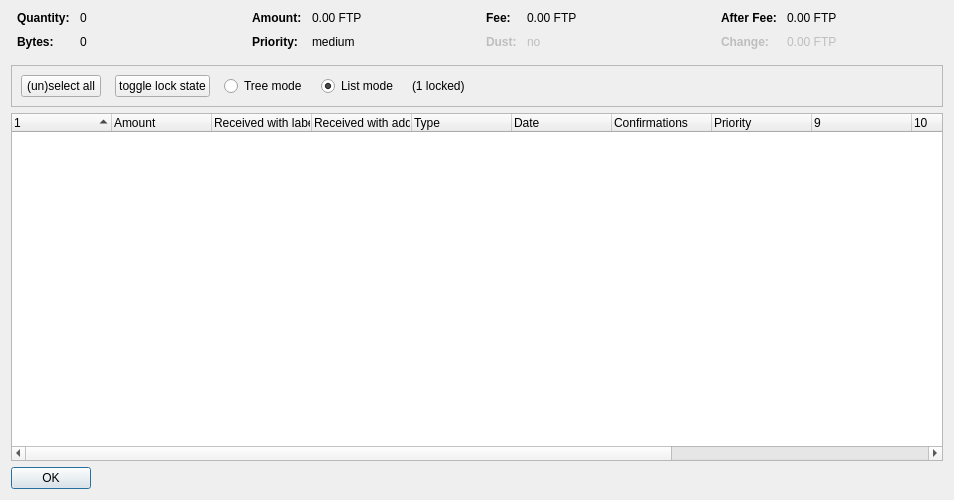
<?xml version="1.0" encoding="UTF-8"?>
<ui version="4.0">
 <class>CoinControlDialog</class>
 <widget class="QDialog" name="CoinControlDialog">
  <property name="geometry">
   <rect>
    <x>0</x>
    <y>0</y>
    <width>954</width>
    <height>500</height>
   </rect>
  </property>
  <property name="windowTitle">
   <string>Coin Selection</string>
  </property>
  <layout class="QVBoxLayout" name="verticalLayout">
   <item>
    <layout class="QHBoxLayout" name="horizontalLayoutTop" stretch="0,0,0,0">
     <property name="topMargin">
      <number>0</number>
     </property>
     <property name="bottomMargin">
      <number>10</number>
     </property>
     <item>
      <layout class="QFormLayout" name="formLayoutCoinControl1">
       <property name="horizontalSpacing">
        <number>10</number>
       </property>
       <property name="verticalSpacing">
        <number>10</number>
       </property>
       <property name="leftMargin">
        <number>6</number>
       </property>
       <property name="rightMargin">
        <number>6</number>
       </property>
       <item row="0" column="0">
        <widget class="QLabel" name="labelCoinControlQuantityText">
         <property name="font">
          <font>
           <weight>75</weight>
           <bold>true</bold>
          </font>
         </property>
         <property name="text">
          <string>Quantity:</string>
         </property>
        </widget>
       </item>
       <item row="0" column="1">
        <widget class="QLabel" name="labelCoinControlQuantity">
         <property name="cursor">
          <cursorShape>IBeamCursor</cursorShape>
         </property>
         <property name="contextMenuPolicy">
          <enum>Qt::ActionsContextMenu</enum>
         </property>
         <property name="text">
          <string notr="true">0</string>
         </property>
         <property name="textInteractionFlags">
          <set>Qt::LinksAccessibleByMouse|Qt::TextSelectableByKeyboard|Qt::TextSelectableByMouse</set>
         </property>
        </widget>
       </item>
       <item row="1" column="0">
        <widget class="QLabel" name="labelCoinControlBytesText">
         <property name="font">
          <font>
           <weight>75</weight>
           <bold>true</bold>
          </font>
         </property>
         <property name="text">
          <string>Bytes:</string>
         </property>
        </widget>
       </item>
       <item row="1" column="1">
        <widget class="QLabel" name="labelCoinControlBytes">
         <property name="cursor">
          <cursorShape>IBeamCursor</cursorShape>
         </property>
         <property name="contextMenuPolicy">
          <enum>Qt::ActionsContextMenu</enum>
         </property>
         <property name="text">
          <string notr="true">0</string>
         </property>
         <property name="textInteractionFlags">
          <set>Qt::LinksAccessibleByMouse|Qt::TextSelectableByKeyboard|Qt::TextSelectableByMouse</set>
         </property>
        </widget>
       </item>
      </layout>
     </item>
     <item>
      <layout class="QFormLayout" name="formLayoutCoinControl2">
       <property name="horizontalSpacing">
        <number>10</number>
       </property>
       <property name="verticalSpacing">
        <number>10</number>
       </property>
       <property name="leftMargin">
        <number>6</number>
       </property>
       <property name="rightMargin">
        <number>6</number>
       </property>
       <item row="0" column="0">
        <widget class="QLabel" name="labelCoinControlAmountText">
         <property name="font">
          <font>
           <weight>75</weight>
           <bold>true</bold>
          </font>
         </property>
         <property name="text">
          <string>Amount:</string>
         </property>
        </widget>
       </item>
       <item row="0" column="1">
        <widget class="QLabel" name="labelCoinControlAmount">
         <property name="cursor">
          <cursorShape>IBeamCursor</cursorShape>
         </property>
         <property name="contextMenuPolicy">
          <enum>Qt::ActionsContextMenu</enum>
         </property>
         <property name="text">
          <string notr="true">0.00 FTP</string>
         </property>
         <property name="textInteractionFlags">
          <set>Qt::LinksAccessibleByMouse|Qt::TextSelectableByKeyboard|Qt::TextSelectableByMouse</set>
         </property>
        </widget>
       </item>
       <item row="1" column="0">
        <widget class="QLabel" name="labelCoinControlPriorityText">
         <property name="font">
          <font>
           <weight>75</weight>
           <bold>true</bold>
          </font>
         </property>
         <property name="text">
          <string>Priority:</string>
         </property>
        </widget>
       </item>
       <item row="1" column="1">
        <widget class="QLabel" name="labelCoinControlPriority">
         <property name="cursor">
          <cursorShape>IBeamCursor</cursorShape>
         </property>
         <property name="contextMenuPolicy">
          <enum>Qt::ActionsContextMenu</enum>
         </property>
         <property name="text">
          <string>medium</string>
         </property>
         <property name="textInteractionFlags">
          <set>Qt::LinksAccessibleByMouse|Qt::TextSelectableByKeyboard|Qt::TextSelectableByMouse</set>
         </property>
        </widget>
       </item>
      </layout>
     </item>
     <item>
      <layout class="QFormLayout" name="formLayoutCoinControl3">
       <property name="horizontalSpacing">
        <number>10</number>
       </property>
       <property name="verticalSpacing">
        <number>10</number>
       </property>
       <property name="leftMargin">
        <number>6</number>
       </property>
       <property name="rightMargin">
        <number>6</number>
       </property>
       <item row="0" column="0">
        <widget class="QLabel" name="labelCoinControlFeeText">
         <property name="font">
          <font>
           <weight>75</weight>
           <bold>true</bold>
          </font>
         </property>
         <property name="text">
          <string>Fee:</string>
         </property>
        </widget>
       </item>
       <item row="0" column="1">
        <widget class="QLabel" name="labelCoinControlFee">
         <property name="cursor">
          <cursorShape>IBeamCursor</cursorShape>
         </property>
         <property name="contextMenuPolicy">
          <enum>Qt::ActionsContextMenu</enum>
         </property>
         <property name="text">
          <string notr="true">0.00 FTP</string>
         </property>
         <property name="textInteractionFlags">
          <set>Qt::LinksAccessibleByMouse|Qt::TextSelectableByKeyboard|Qt::TextSelectableByMouse</set>
         </property>
        </widget>
       </item>
       <item row="1" column="0">
        <widget class="QLabel" name="labelCoinControlLowOutputText">
         <property name="enabled">
          <bool>false</bool>
         </property>
         <property name="font">
          <font>
           <weight>75</weight>
           <bold>true</bold>
          </font>
         </property>
         <property name="text">
          <string>Dust:</string>
         </property>
        </widget>
       </item>
       <item row="1" column="1">
        <widget class="QLabel" name="labelCoinControlLowOutput">
         <property name="enabled">
          <bool>false</bool>
         </property>
         <property name="cursor">
          <cursorShape>IBeamCursor</cursorShape>
         </property>
         <property name="contextMenuPolicy">
          <enum>Qt::ActionsContextMenu</enum>
         </property>
         <property name="text">
          <string>no</string>
         </property>
         <property name="textInteractionFlags">
          <set>Qt::LinksAccessibleByMouse|Qt::TextSelectableByKeyboard|Qt::TextSelectableByMouse</set>
         </property>
        </widget>
       </item>
      </layout>
     </item>
     <item>
      <layout class="QFormLayout" name="formLayoutCoinControl4">
       <property name="horizontalSpacing">
        <number>10</number>
       </property>
       <property name="verticalSpacing">
        <number>10</number>
       </property>
       <property name="leftMargin">
        <number>6</number>
       </property>
       <property name="rightMargin">
        <number>6</number>
       </property>
       <item row="0" column="0">
        <widget class="QLabel" name="labelCoinControlAfterFeeText">
         <property name="font">
          <font>
           <weight>75</weight>
           <bold>true</bold>
          </font>
         </property>
         <property name="text">
          <string>After Fee:</string>
         </property>
        </widget>
       </item>
       <item row="0" column="1">
        <widget class="QLabel" name="labelCoinControlAfterFee">
         <property name="cursor">
          <cursorShape>IBeamCursor</cursorShape>
         </property>
         <property name="contextMenuPolicy">
          <enum>Qt::ActionsContextMenu</enum>
         </property>
         <property name="text">
          <string notr="true">0.00 FTP</string>
         </property>
         <property name="textInteractionFlags">
          <set>Qt::LinksAccessibleByMouse|Qt::TextSelectableByKeyboard|Qt::TextSelectableByMouse</set>
         </property>
        </widget>
       </item>
       <item row="1" column="0">
        <widget class="QLabel" name="labelCoinControlChangeText">
         <property name="enabled">
          <bool>false</bool>
         </property>
         <property name="font">
          <font>
           <weight>75</weight>
           <bold>true</bold>
          </font>
         </property>
         <property name="text">
          <string>Change:</string>
         </property>
        </widget>
       </item>
       <item row="1" column="1">
        <widget class="QLabel" name="labelCoinControlChange">
         <property name="enabled">
          <bool>false</bool>
         </property>
         <property name="cursor">
          <cursorShape>IBeamCursor</cursorShape>
         </property>
         <property name="contextMenuPolicy">
          <enum>Qt::ActionsContextMenu</enum>
         </property>
         <property name="text">
          <string notr="true">0.00 FTP</string>
         </property>
         <property name="textInteractionFlags">
          <set>Qt::LinksAccessibleByMouse|Qt::TextSelectableByKeyboard|Qt::TextSelectableByMouse</set>
         </property>
        </widget>
       </item>
      </layout>
     </item>
    </layout>
   </item>
   <item>
    <widget class="QFrame" name="frame">
     <property name="minimumSize">
      <size>
       <width>0</width>
       <height>40</height>
      </size>
     </property>
     <property name="frameShape">
      <enum>QFrame::StyledPanel</enum>
     </property>
     <property name="frameShadow">
      <enum>QFrame::Sunken</enum>
     </property>
     <layout class="QHBoxLayout" name="horizontalLayout">
      <item>
       <layout class="QHBoxLayout" name="horizontalLayoutPanel" stretch="0,0,0,0,0,0">
        <property name="spacing">
         <number>14</number>
        </property>
        <item>
         <widget class="QPushButton" name="pushButtonSelectAll">
          <property name="sizePolicy">
           <sizepolicy hsizetype="Maximum" vsizetype="Fixed">
            <horstretch>0</horstretch>
            <verstretch>0</verstretch>
           </sizepolicy>
          </property>
          <property name="text">
           <string>(un)select all</string>
          </property>
          <property name="autoDefault">
           <bool>false</bool>
          </property>
         </widget>
        </item>
        <item>
         <widget class="QPushButton" name="pushButtonToggleLock">
          <property name="sizePolicy">
           <sizepolicy hsizetype="Maximum" vsizetype="Fixed">
            <horstretch>0</horstretch>
            <verstretch>0</verstretch>
           </sizepolicy>
          </property>
          <property name="text">
           <string>toggle lock state</string>
          </property>
          <property name="autoDefault">
           <bool>false</bool>
          </property>
         </widget>
        </item>
        <item>
         <widget class="QRadioButton" name="radioTreeMode">
          <property name="sizePolicy">
           <sizepolicy hsizetype="Maximum" vsizetype="Fixed">
            <horstretch>0</horstretch>
            <verstretch>0</verstretch>
           </sizepolicy>
          </property>
          <property name="text">
           <string>Tree mode</string>
          </property>
         </widget>
        </item>
        <item>
         <widget class="QRadioButton" name="radioListMode">
          <property name="sizePolicy">
           <sizepolicy hsizetype="Maximum" vsizetype="Fixed">
            <horstretch>0</horstretch>
            <verstretch>0</verstretch>
           </sizepolicy>
          </property>
          <property name="text">
           <string>List mode</string>
          </property>
          <property name="checked">
           <bool>true</bool>
          </property>
         </widget>
        </item>
        <item>
         <widget class="QLabel" name="labelLocked">
          <property name="text">
           <string>(1 locked)</string>
          </property>
         </widget>
        </item>
        <item>
         <spacer name="horizontalSpacer">
          <property name="orientation">
           <enum>Qt::Horizontal</enum>
          </property>
          <property name="sizeHint" stdset="0">
           <size>
            <width>40</width>
            <height>20</height>
           </size>
          </property>
         </spacer>
        </item>
       </layout>
      </item>
     </layout>
    </widget>
   </item>
   <item>
    <widget class="CoinControlTreeWidget" name="treeWidget">
     <property name="contextMenuPolicy">
      <enum>Qt::CustomContextMenu</enum>
     </property>
     <property name="sortingEnabled">
      <bool>false</bool>
     </property>
     <property name="columnCount">
      <number>13</number>
     </property>
     <attribute name="headerShowSortIndicator" stdset="0">
      <bool>true</bool>
     </attribute>
     <attribute name="headerStretchLastSection">
      <bool>false</bool>
     </attribute>
     <column>
      <property name="text">
       <string/>
      </property>
     </column>
     <column>
      <property name="text">
       <string>Amount</string>
      </property>
     </column>
     <column>
      <property name="text">
       <string>Received with label</string>
      </property>
     </column>
     <column>
      <property name="text">
       <string>Received with address</string>
      </property>
     </column>
     <column>
      <property name="text">
       <string>Type</string>
      </property>
     </column>
     <column>
      <property name="text">
       <string>Date</string>
      </property>
     </column>
     <column>
      <property name="text">
       <string>Confirmations</string>
      </property>
      <property name="toolTip">
       <string>Confirmed</string>
      </property>
     </column>
     <column>
      <property name="text">
       <string>Priority</string>
      </property>
     </column>
     <column>
      <property name="text">
       <string/>
      </property>
     </column>
     <column>
      <property name="text">
       <string/>
      </property>
     </column>
     <column>
      <property name="text">
       <string/>
      </property>
     </column>
     <column>
      <property name="text">
       <string/>
      </property>
     </column>
     <column>
      <property name="text">
       <string/>
      </property>
     </column>
    </widget>
   </item>
   <item>
    <widget class="QDialogButtonBox" name="buttonBox">
     <property name="sizePolicy">
      <sizepolicy hsizetype="Maximum" vsizetype="Fixed">
       <horstretch>0</horstretch>
       <verstretch>0</verstretch>
      </sizepolicy>
     </property>
     <property name="orientation">
      <enum>Qt::Horizontal</enum>
     </property>
     <property name="standardButtons">
      <set>QDialogButtonBox::Ok</set>
     </property>
    </widget>
   </item>
  </layout>
 </widget>
 <customwidgets>
  <customwidget>
   <class>CoinControlTreeWidget</class>
   <extends>QTreeWidget</extends>
   <header>coincontroltreewidget.h</header>
  </customwidget>
 </customwidgets>
 <resources/>
 <connections/>
</ui>
